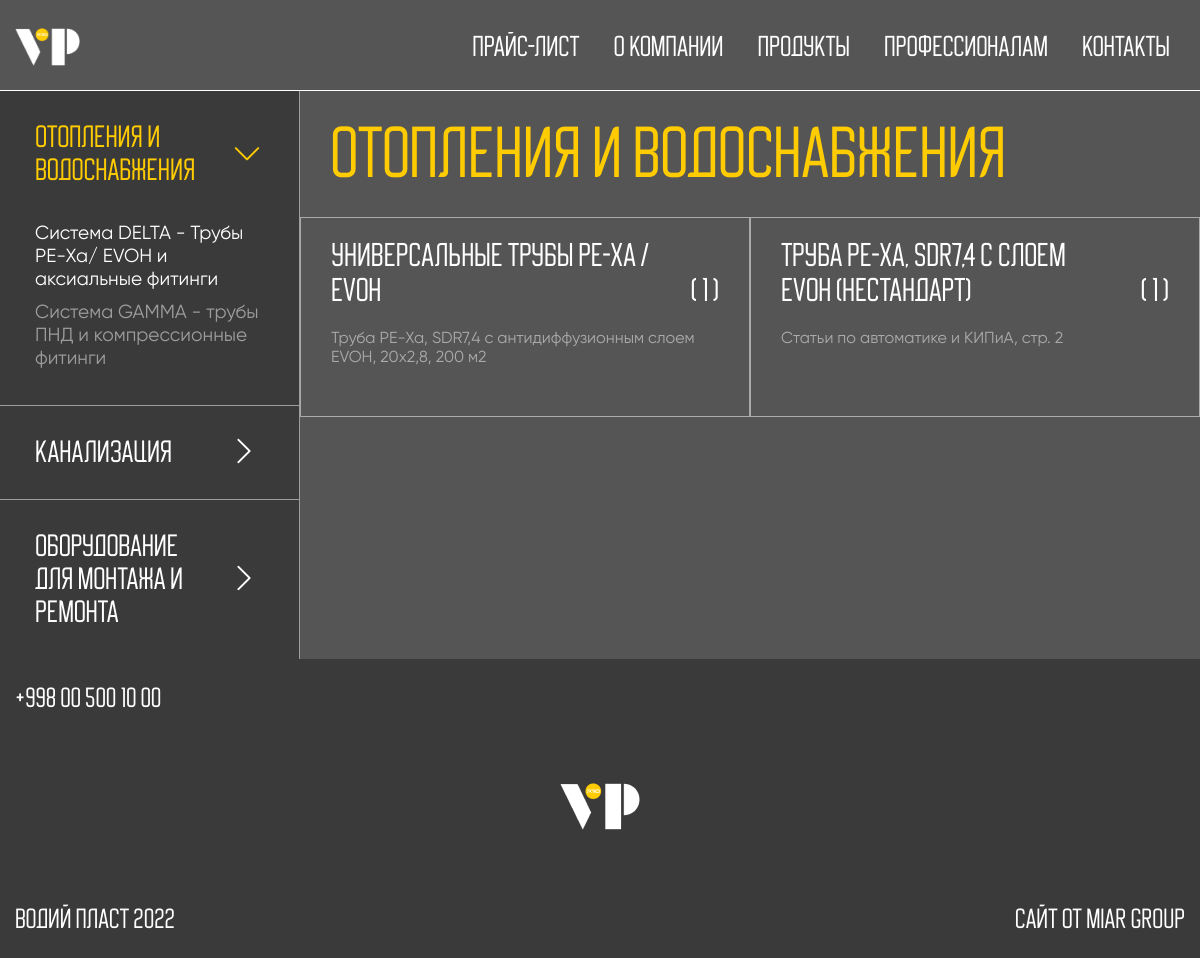
/categories/?ct1id=1&ctid2=1, run on an earlier commit of the app's database.
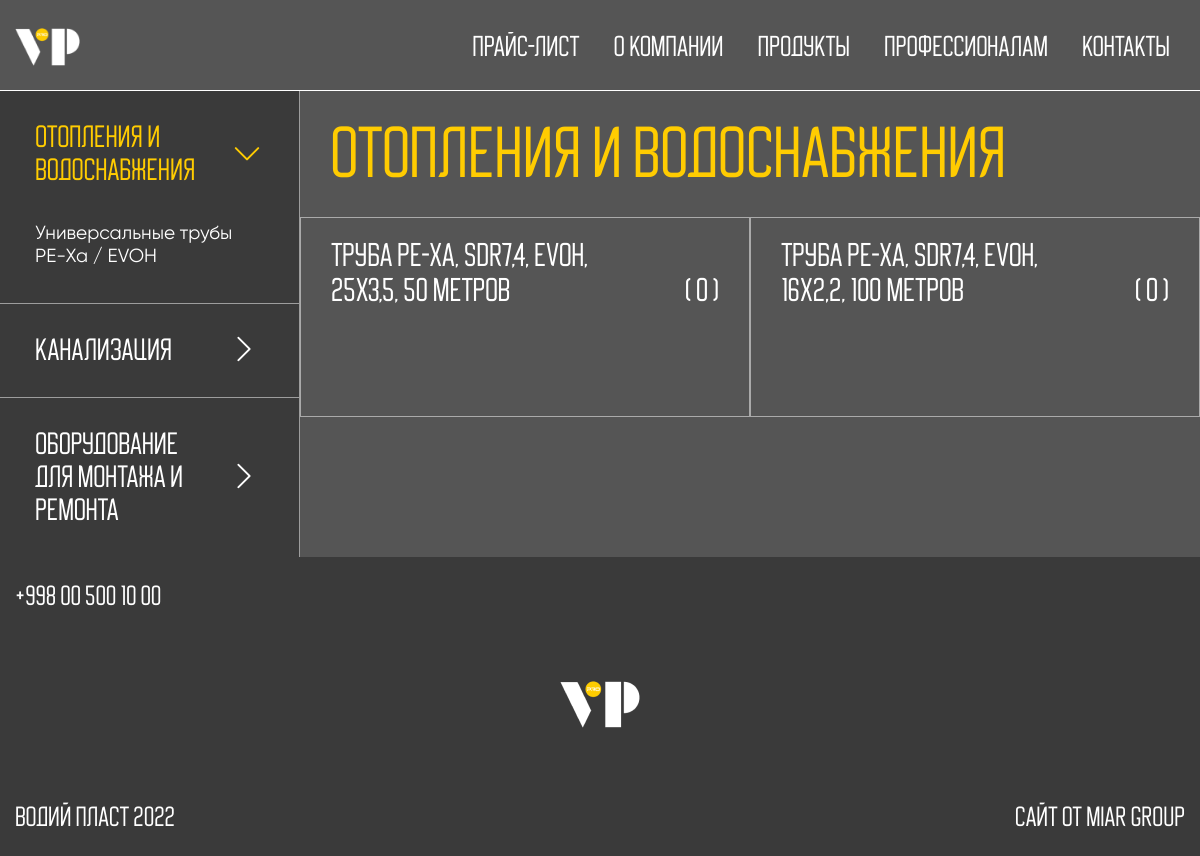
And on a later commit of the database.
### main/models.py (models this page shows, shortened)
class ProductCategory1(models.Model):
    name = models.CharField("Mahsulot bosh kategoriyasi", max_length=150)
    short = models.CharField("Qisqa nomi", max_length=100)
    imgon = models.ImageField("Mahsulot rasmi #1", upload_to="images/product categories/")
    imgunder = models.ImageField("Mahsulot rasmi #2", upload_to="images/product categories/")
    imgmobile = models.ImageField("Mahsulot rasmi telefo'nda", upload_to="images/product categories/")
    date = models.DateField(auto_now_add=True)
    class Meta:
        verbose_name = "Product Category1"
        verbose_name_plural = "Product Categories1"

class ProductCategory2(models.Model):
    name = models.CharField("Sertifikatlar kategoriyasi",max_length=150)
    bind = models.ForeignKey(ProductCategory1, on_delete=models.CASCADE)
    date = models.DateField(auto_now_add=True)
    class Meta:
        verbose_name = "Product Categories2"
        verbose_name_plural = "Product Categories2"

class ProductCategory3(models.Model):
    name = models.CharField("Sertifikatlar kategoriyasi", max_length=150)
    bind = models.ForeignKey(ProductCategory2, on_delete=models.CASCADE)
    date = models.DateField(auto_now_add=True)
    def len(self):
        length = len(Product.objects.select_related("bind").filter(bind=self.id).filter(show=True))
        return length
    class Meta:
        verbose_name = "Product Categories3"
        verbose_name_plural = "Product Categories3"

class Product(models.Model):
    bind = models.ForeignKey(ProductCategory3, on_delete=models.CASCADE)
    name = models.CharField("Tovar nomi", max_length=500)
    show = models.BooleanField(default=True)
    img = models.ImageField("Tovar rasmi", upload_to="images/products/")
    date = models.DateField(auto_now_add=True)
    class Meta:
        ordering = ['-id']

### main/views.py (the view)
# urls.py: path('categories/', categories, name="categories"),
def categories(request):
    to = 0
    tocategory2 = 0
    procuct_categories1 = ProductCategory1.objects.all()
    procuct_categories2 = ProductCategory2.objects.select_related("bind").all()
    products = Product.objects.select_related("bind").all()
    procuct_categories3 = None
    if request.GET:
        cat1id = request.GET.get("ct1id")
        cat2id = request.GET.get("ctid2")
        to = cat1id
        if cat2id is not None:
            procuct_categories3 = ProductCategory3.objects.filter(bind=cat2id).select_related("bind")
            tocategory2 = int(cat2id)
        else:
            id2 = ProductCategory2.objects.filter(bind=cat1id).select_related("bind")[0].id
            procuct_categories3 = ProductCategory3.objects.select_related("bind").filter(bind=id2)
            tocategory2 = int(id2)
    context = {
        "product_categories1": procuct_categories1,
        "procuct_categories2": procuct_categories2,
        "to": int(to),
        "procuct_categories3": procuct_categories3,
        "tocategory2": tocategory2,
        "products": products,
    }
    return render(request, 'categories.html', context)

### templates/categories.html (shortened to what this page needs)
{% extends 'base/base.html' %}
{% block main %}
    <header class="header_dcm" id="header">
		{% include 'nav/nav.html' %}
	</header>
	<main class="main_dcm">
		<section>
			<div class="container_dcm">
				<div class="dcm_left_menu">
					{% for category in product_categories1 %}
					{% if to == category.id %}
					<div class="categories_dcm_block categories_page checked_categories" data-id="{{category.id}}" onclick="checked(this)">
						<p>{{category.name}}</p>
						<p class="rotater">
							<i class="bi bi-chevron-right"></i>
						</p>
					</div>
					{% else %}
					<div class="categories_dcm_block categories_page" data-id="{{category.id}}" onclick="checked(this)">
						<p>{{category.name}}</p>
						<p class="rotater">
							<i class="bi bi-chevron-right"></i>
						</p>
					</div>
					{% endif %}
					<div class="category1_in_categories">
						<ul class="category1_in_categories_items">
							{% for category2 in procuct_categories2 %}
								{% if category == category2.bind %}
									{% if tocategory2 == category2.id %}
										<li>
											<a href="?ct1id={{category.id}}&ctid2={{category2.id}}" class="getct3" style="color:white !important;">{{category2.name}}</a>
										</li>
									{% else %}
										<li>
											<a href="?ct1id={{category.id}}&ctid2={{category2.id}}" class="getct3">{{category2.name}}</a>
										</li>
									{% endif %}
								{% endif %}
							{% endfor %}
						</ul>
					</div>
					{% endfor %}
				</div>
				<div class="right_documents right_categories">
					<p class="right_documents_title right_categories_title">
						{% for category in product_categories1 %}
						{% if to == category.id %}
							{{category.name}}
						{% endif %}
						{% endfor %}
					</p>
					<div class="category2_in_categories_block">
						{% if procuct_categories3 %}
							{% for category3 in procuct_categories3 %}
							<div class="category2_in_categories">
							<div class="category2_in_name_length">
								<p>{{category3.name}}</p>
								<p>( {{category3.len}} )</p>
							</div>
							<div class="category2_in_items">
								<ul>
									{% for product in products %}
										{% if category3 == product.bind %}
											{% if product.show %}
												<li>
													<a class="getproduct_single" href="get_product/?productid={{product.id}}" >{{product.name}}</a>
												</li>
											{% endif %}
										{% endif %}
									{% endfor %}
								</ul>
							</div>
						</div>
						{% endfor %}
						{% else %}
						<h1 class='no_result'>продукт не найден</h1>
						{% endif %}
					</div>
				</div>
			</div>
		</section>
	</main>
	<footer class="footer footerpg3" id="footer">
		<div class="container_lg">
			<div class="footer_phone_number">
				<p><a href="tel:998 00 500 10 00">+998 00 500 10 00</a></p>
			</div>
			<div class="footer_logo">
				<a href="{% url 'main:index' %}">
					<img src="/static/images/logo/logo.png" alt="">
				</a>
			</div>
			<div class="footer_group">
				<p>водий пласт 2022</p>
				<p>сайт от MIAR group</p>
			</div>
		</div>
	</footer>
{% endblock %}

What changed in the data, as far as the page shows it:
removed ProductCategory3: name "Универсальные трубы PE-Xa / EVOH", len "1"
removed Product: name "Труба PE-Xa, SDR7,4 с антидиффузионным слоем EVOH, 20х2,8, 200 м2", shown under ProductCategory3 "Универсальные трубы PE-Xa / EVOH"
no longer on this page (row edited): ProductCategory3: name "Труба PE-Xa, SDR7,4 с слоем EVOH (нестандарт)", len "1"
removed Product: name "Статьи по автоматике и КИПиА, стр. 2", shown under "Труба PE-Xa, SDR7,4 с слоем EVOH (нестандарт)"
changed ProductCategory1 "Отопления и водоснабжения": loses ProductCategory2 (name "Система GAMMA - трубы ПНД и компрессионные фитинги")
changed ProductCategory2: name "Система DELTA - Трубы PE-Xa/ EVOH и аксиальные фитинги" → "Универсальные трубы PE-Xa / EVOH"
added ProductCategory3: name "Труба PE-Xa, SDR7,4, EVOH, 25х3,5, 50 метров", len "0"
now on this page (row edited): ProductCategory3: name "Труба PE-Xa, SDR7,4, EVOH, 16х2,2, 100 метров", len "0"
